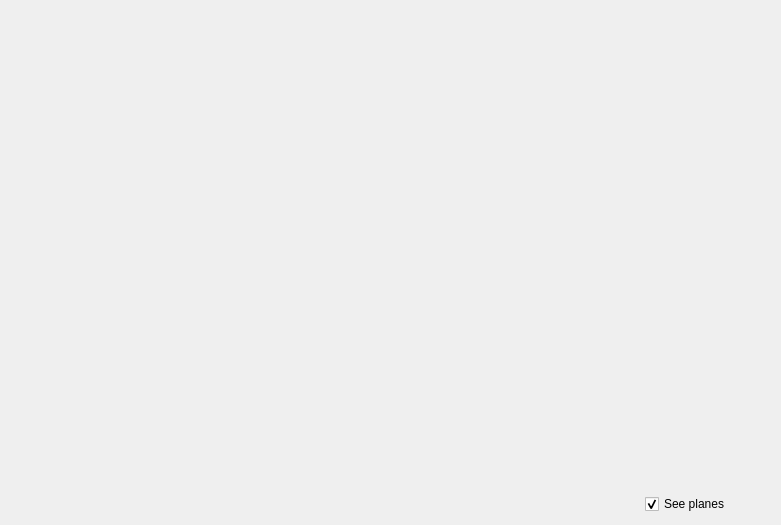
<?xml version="1.0" encoding="UTF-8"?>
<ui version="4.0">
 <class>MainWindow</class>
 <widget class="QMainWindow" name="MainWindow">
  <property name="geometry">
   <rect>
    <x>0</x>
    <y>0</y>
    <width>781</width>
    <height>525</height>
   </rect>
  </property>
  <property name="windowTitle">
   <string>MainWindow</string>
  </property>
  <widget class="QWidget" name="centralWidget">
   <layout class="QHBoxLayout" name="horizontalLayout_2" stretch="5,1">
    <item>
     <widget class="GLWidget" name="glWidget" native="true">
      <zorder>verticalLayoutWidget</zorder>
     </widget>
    </item>
    <item>
     <layout class="QVBoxLayout" name="verticalLayout">
      <item>
       <spacer name="verticalSpacer">
        <property name="orientation">
         <enum>Qt::Vertical</enum>
        </property>
        <property name="sizeHint" stdset="0">
         <size>
          <width>20</width>
          <height>40</height>
         </size>
        </property>
       </spacer>
      </item>
      <item>
       <widget class="QCheckBox" name="checkBox">
        <property name="text">
         <string>See planes</string>
        </property>
        <property name="checked">
         <bool>true</bool>
        </property>
       </widget>
      </item>
     </layout>
    </item>
   </layout>
  </widget>
  <widget class="QMenuBar" name="menuBar">
   <property name="geometry">
    <rect>
     <x>0</x>
     <y>0</y>
     <width>781</width>
     <height>25</height>
    </rect>
   </property>
  </widget>
 </widget>
 <layoutdefault spacing="6" margin="11"/>
 <customwidgets>
  <customwidget>
   <class>GLWidget</class>
   <extends>QWidget</extends>
   <header>GLWidget.h</header>
   <container>1</container>
   <slots>
    <slot>OnSeePlanesToggled(bool)</slot>
   </slots>
  </customwidget>
 </customwidgets>
 <resources/>
 <connections>
  <connection>
   <sender>checkBox</sender>
   <signal>toggled(bool)</signal>
   <receiver>glWidget</receiver>
   <slot>OnSeePlanesToggled(bool)</slot>
   <hints>
    <hint type="sourcelabel">
     <x>692</x>
     <y>499</y>
    </hint>
    <hint type="destinationlabel">
     <x>615</x>
     <y>364</y>
    </hint>
   </hints>
  </connection>
 </connections>
</ui>
